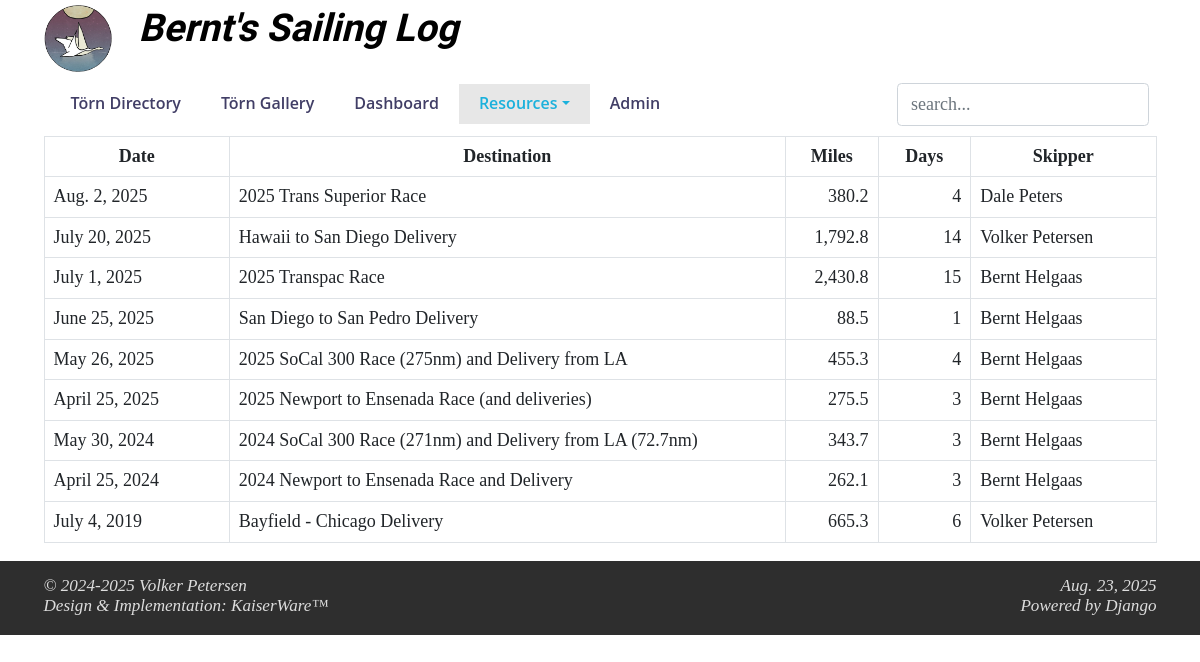
Page /printDirectory on the committed database.
### toerns/models.py (models this page shows, shortened)
class toerndirectory(models.Model):
    geoChoices = (
        ('Atlantic', u'Atlantic'),
        ('Baltic', u'Baltic'),
        ('Caribbean', u'Caribbean'),
        ('Coratia', u'Croatia'),
        ('Great Lakes', u'Great Lakes'),
        ('Pacific', u'Pacific')
    )
    id = models.AutoField(primary_key=True)
    startDate = models.DateField(help_text="date in YYYY-MM-DD format")
    endDate = models.DateField(help_text="date in YYYY-MM-DD format")
    destination = models.CharField(blank=True, null=True, max_length=150)
    georegion = models.CharField(blank=True, null=True, max_length=40, choices=geoChoices,
                                 help_text="Atlantic, Baltic, Caribbean, Croatia, Great Lakes, Pacific")
    maptable = models.CharField(blank=True, null=True, max_length=100,
                                help_text="name of the Google Maps waypoints table")
    boat = models.CharField(blank=True, null=True, max_length=810)
    miles = models.DecimalField(null=True, max_digits=8, decimal_places=2)
    daysAtSea = models.IntegerField()
    skipper = models.ManyToManyField(CrewMembers, blank=True, related_name='skipperToern')
    crew = models.ManyToManyField(CrewMembers, blank=True, related_name='crewToern')
    image = models.CharField(blank=True, null=True, max_length=100)
    picturelink = models.CharField(blank=True, null=True, max_length=200)
    class Meta:
        managed = True
        db_table = "ToernDirectory"
        verbose_name_plural = 'Toern Directory'

class CrewMembers(models.Model):
    firstName = models.CharField(max_length=50)
    lastName = models.CharField(max_length=50)
    email = models.CharField(max_length=50, blank=True)
    skills = models.ManyToManyField(SailingSkills, blank=True)
    class Meta:
        managed = True
        db_table = "CrewMembers"
        verbose_name_plural = 'Crew Members'
        ordering = ['lastName', 'firstName']

### toerns/views.py (the view)
# urls.py: path("printDirectory", views.printDirectory, name="PrintDirectory"),
def printDirectory(request):
    return render(request, "toerns/printDirectory.html",
                  context=fetchContent(request, route="all"))

### templates/toerns/printDirectory.html (shortened to what this page needs)
{% extends "toerns/header.html" %}
{% load static %}
{% load humanize %}
{% block content %}
    <div class="container">
		<table class="table table-bordered display responsive wrap" cellspacing="0" width="100%" >
		<thead>
			<tr>
				<th class="col-2 text-center">Date</th>
				<th class="col-6 text-center">Destination</th>
				<th class="col-1 text-center">Miles</th>
				<th class="col-1 text-center">Days</th>
				<th class="col-2 text-center">Skipper</th>
			</tr>
		</thead>
		<tbody>
		{% for trip in trips %}
	        <tr>
				<td class="text-start">{{ trip.startDate }}</td>
				<td class="text-start">{{ trip.destination|safe }}</td>
				<td class="text-end">{{ trip.miles|floatformat:1|intcomma }}</td>
				<td class="text-end">{{ trip.daysAtSea }}</td>
				<td class="text-start">
					{% for skipper in trip.skipper.all %}
						{{ skipper.firstName }}&nbsp;{{ skipper.lastName }}
					{% endfor %}
				</td>
	        </tr>
		{% empty %}
			<div class="row">
				<div class="col-12">
					<h2>No sailing trips found in the SQLite DB.</h2>
				</div>
			</div>
		{% endfor %}
		</tbody>
		</table>
    </div>
{% endblock %}

### static/css/SailingLog.css (style rules this page uses)
body, html { height: 100%; width: 100%; margin: 0px; font-family: 'Palatino, sans-serif'; font-weight: 400; font-size: 18px !important; line-height: 1.20 !important; color:#000000; }

### rows in the picture
toerndirectory: startDate "Aug. 2, 2025", destination "2025 Trans Superior Race", miles "380.2", daysAtSea "4"
CrewMembers: firstName "Dale", lastName "Peters"
toerndirectory: startDate "July 20, 2025", destination "Hawaii to San Diego Delivery", miles "1,792.8", daysAtSea "14"
CrewMembers: firstName "Volker", lastName "Petersen"
toerndirectory: startDate "July 1, 2025", destination "2025 Transpac Race", miles "2,430.8", daysAtSea "15"
CrewMembers: firstName "Bernt", lastName "Helgaas"
toerndirectory: startDate "June 25, 2025", destination "San Diego to San Pedro Delivery", miles "88.5", daysAtSea "1"
toerndirectory: startDate "May 26, 2025", destination "2025 SoCal 300 Race (275nm) and Delivery from LA", miles "455.3", daysAtSea "4"
toerndirectory: startDate "April 25, 2025", destination "2025 Newport to Ensenada Race (and deliveries)", miles "275.5", daysAtSea "3"
toerndirectory: startDate "May 30, 2024", destination "2024 SoCal 300 Race (271nm) and Delivery from LA (72.7nm)", miles "343.7", daysAtSea "3"
toerndirectory: startDate "April 25, 2024", destination "2024 Newport to Ensenada Race and Delivery", miles "262.1", daysAtSea "3"
toerndirectory: startDate "July 4, 2019", destination "Bayfield - Chicago Delivery", miles "665.3", daysAtSea "6"
